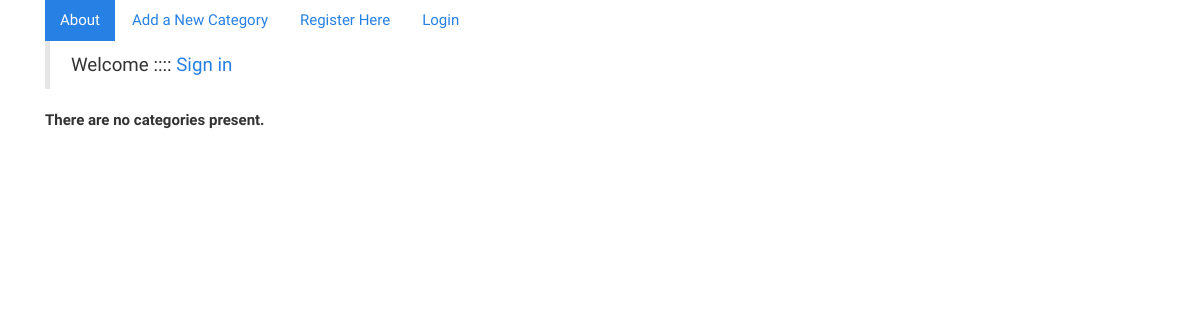
The app's page /rango/, older data.
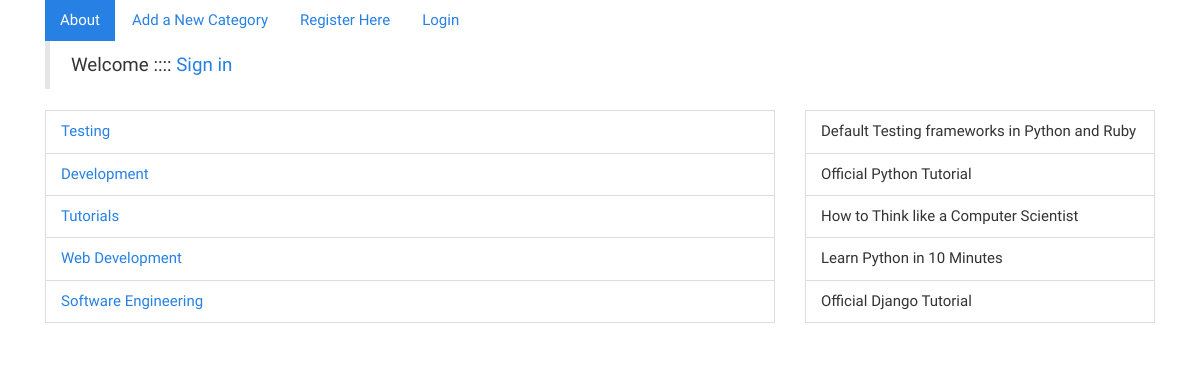
The same page, newer data.
### rango/models.py (models this page shows, shortened)
class Category(models.Model):
    name = models.CharField(max_length=128, unique=True)
    views = models.IntegerField(default=0)
    likes = models.IntegerField(default=0)
    slug = models.SlugField()
    class Meta:
        verbose_name_plural = "Categories"

class Page(models.Model):
    category = models.ForeignKey(Category)
    title = models.CharField(max_length=128)
    url = models.URLField()
    views = models.IntegerField(default=0)

### rango/views.py (the view)
def index(request):
    category_list = Category.objects.order_by('-likes')[:5]
    most_viewed = Page.objects.order_by('-views')[:5]
    context_dict = {
                'categories' : category_list,
                'most_viewed' : most_viewed
    }
    return render(request, 'rango/index.html', context_dict)

### templates/rango/index.html (shortened to what this page needs)
<!DOCTYPE html>
    {% load staticfiles %}
<html>
    <head>
        <link rel="stylesheet" href="{% static "css/base.css" %}" />
    </head>
    <body>
      <div class="container">
          <div class="col-md-12">
            <ul class="nav nav-pills">
              <li role="presentation" class="active"><a href="/rango/about/">About</a></li>
              <li role="presentation"><a href="/rango/add_category/">Add a New Category</a></li>
              {% if user.is_authenticated %}
                   <li role="presentation"><a href="/rango/restricted/">Restricted Page</a></li>
                   <li role="presentation"><a href="/rango/logout/">Logout</a></li>
              {% else %}
                  <li role="presentation"><a href="/rango/register/">Register Here</a></li>
                  <li role="presentation"><a href="/rango/login/">Login</a></li>
              {% endif %}
          </div>
          <div class="col-md-12">
                  {% if user.is_authenticated %}
                    <blockquote> Welcome :::: {{ user.username }}!</blockquote>
                  {% else %}
                    <blockquote> Welcome :::: <a href="#"> Sign in</a></blockquote>
                  {% endif %}
          </div>
          <div class="col-md-8">
               {% if categories %}
                  <ul class="list-group">
                      {% for category in categories %}
                        <li class="list-group-item"><a href="/rango/category/{{ category.slug }}">{{ category.name }}</a></li>
                      {% endfor %}
                  </ul>
              {% else %}
                  <strong>There are no categories present.</strong>
              {% endif %}
           </div>
           <div class="col-md-4">
             <ul class="list-group">
             {%  for list_pages in most_viewed %}
                  <li class="list-group-item">  {{ list_pages.title }}   </li>
             {%  endfor %}
              </ul>
           </div>
       </div>
    </body>
</html>

Row changes from the older to the newer data that the page shows:
added Category: name "Testing"
added Category: name "Development"
added Category: name "Tutorials"
added Category: name "Web Development"
added Category: name "Software Engineering"
added Page: title "Default Testing frameworks in Python and Ruby"
added Page: title "Official Python Tutorial"
added Page: title "How to Think like a Computer Scientist"
added Page: title "Learn Python in 10 Minutes"
added Page: title "Official Django Tutorial"
Text that changed along with them:
text no longer shown: "There are no categories present."
